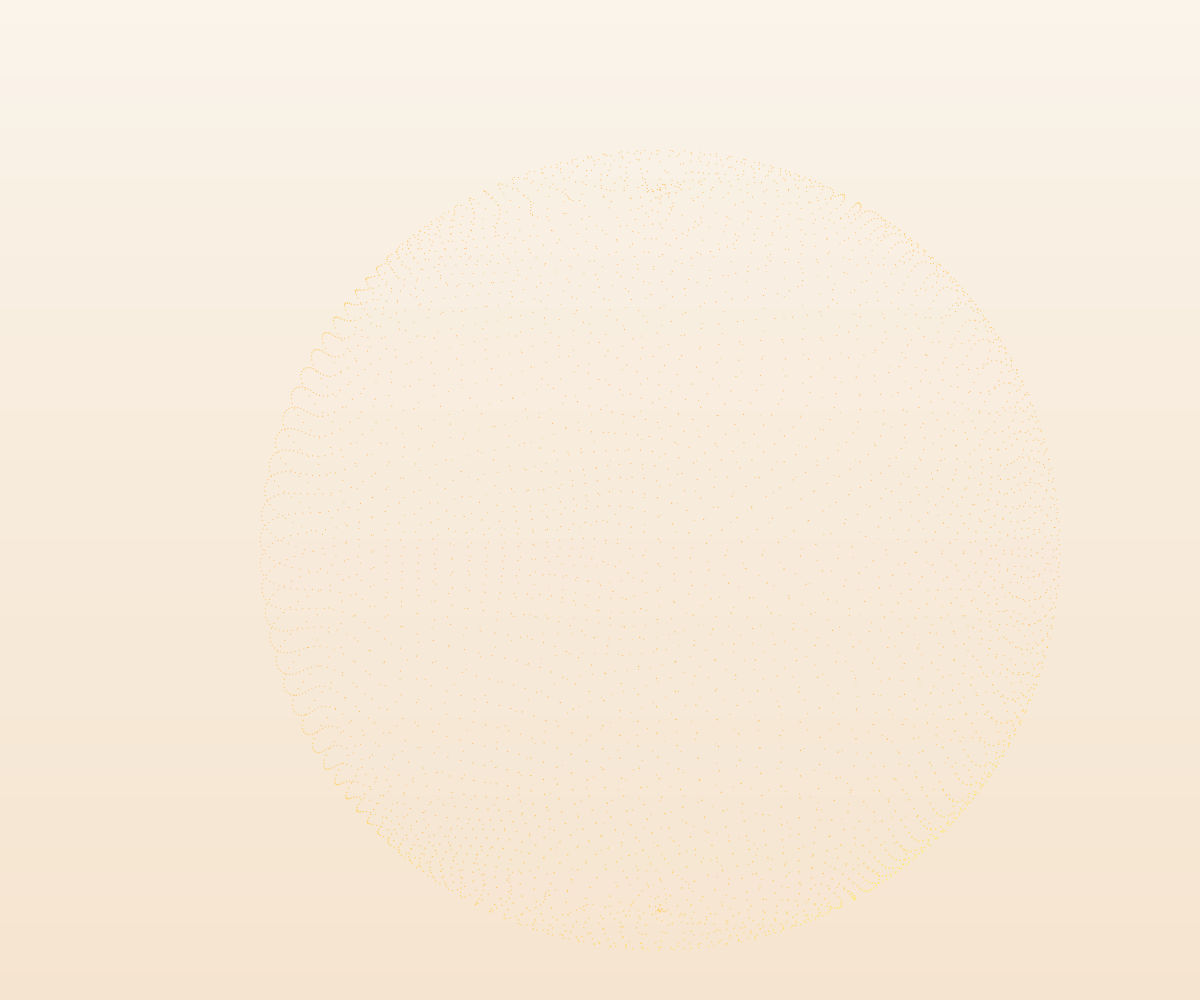
Frame 1 (no input)
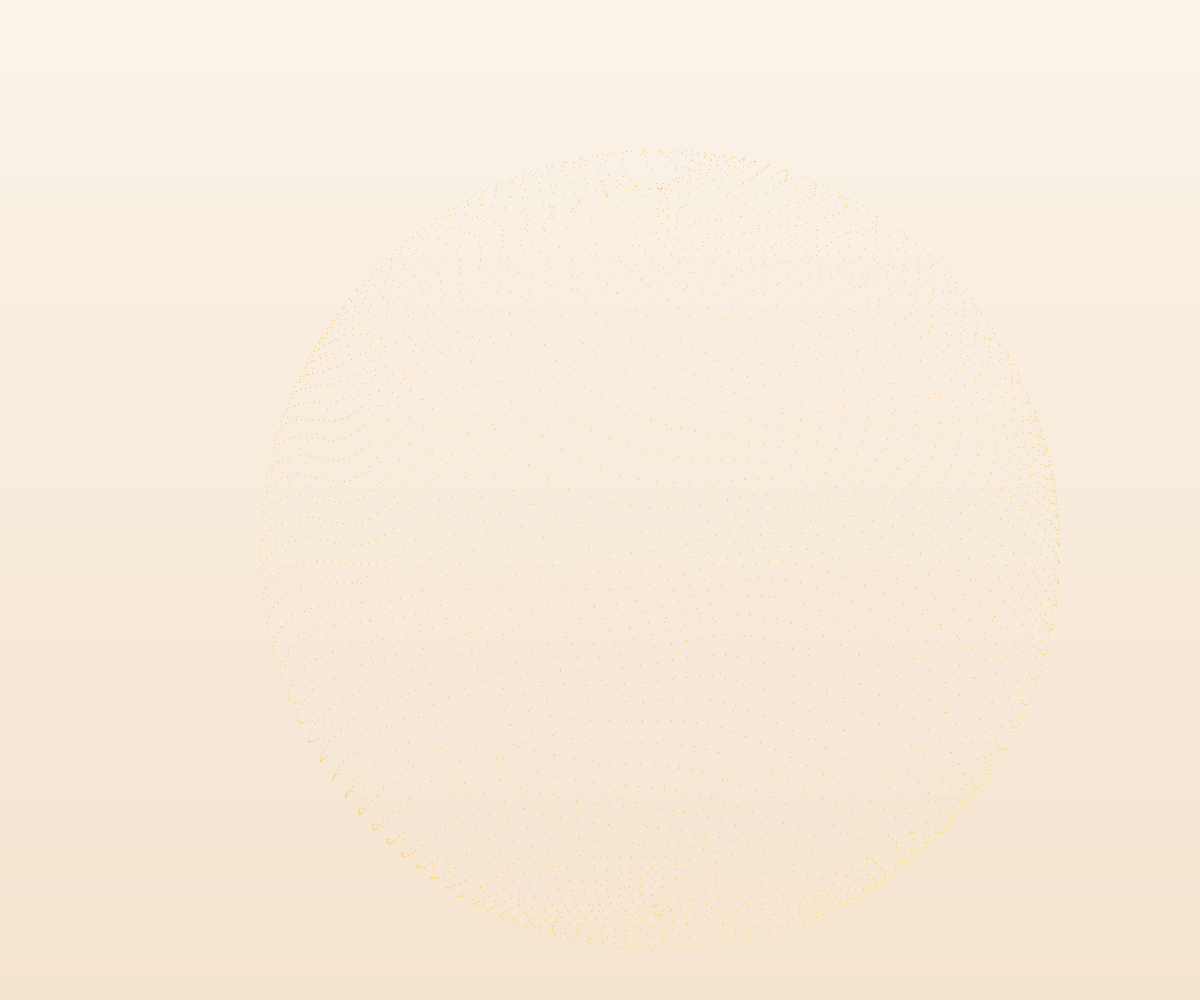
Frame 60 (no input)
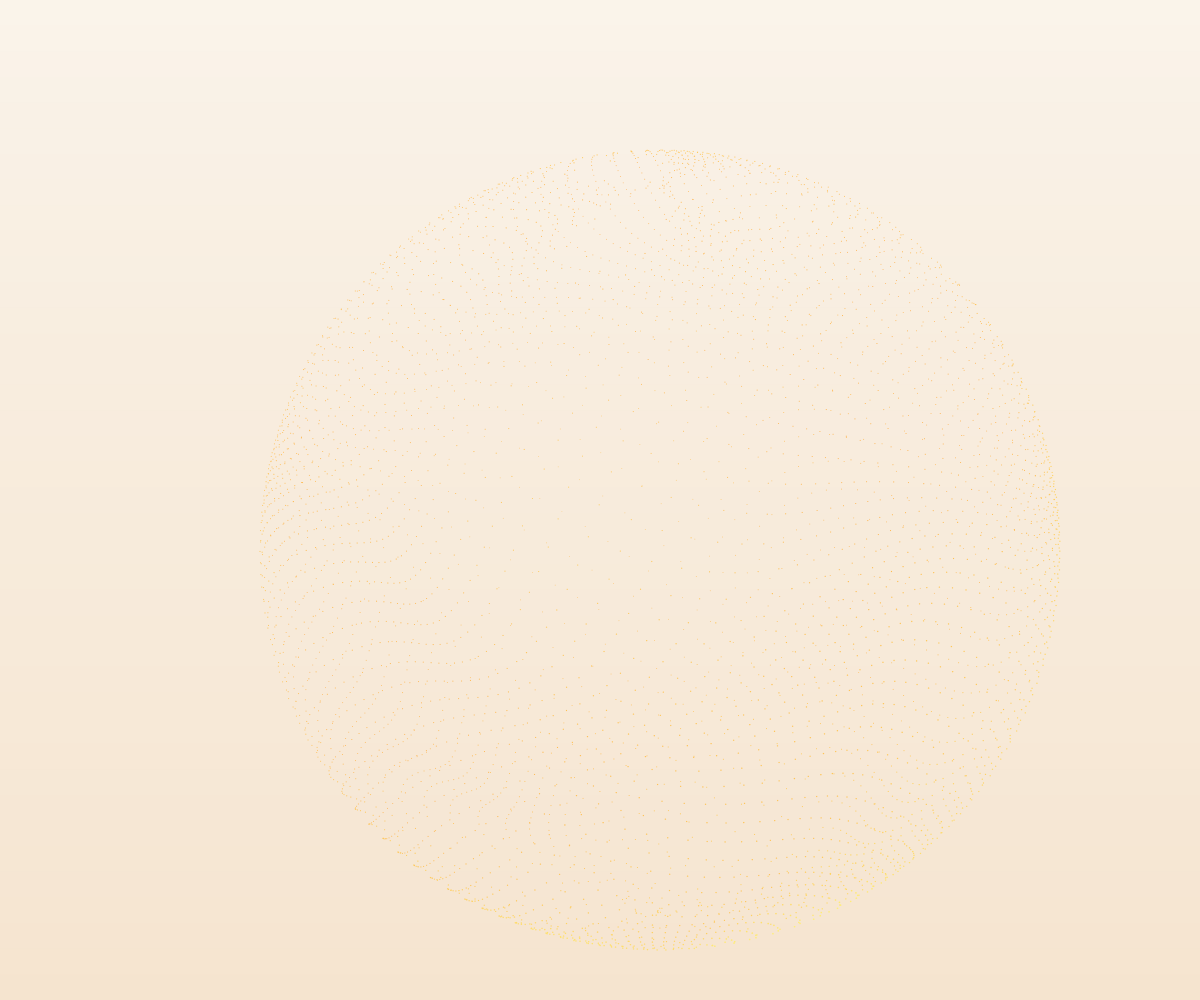
Frame 120 (the mouse pressed at the canvas centre since frame 60)

The p5.js sketch that drew these frames (run headless with seeded random() and noise() and a simulated clock; from frame 60 on, the mouse is pressed at the canvas centre):

// p5.js sketch
// ── sketch.js
// Wave-driven neon halftone sphere + mouse magnet (smooth, distance-based)
// Light background optimized + multi-color neon themes + animated gradient bg

let t = 0;
let points = [];

const DOT_COUNT = 5200;
const BASE_SIZE = 0.7;
const MAX_EXTRA_SIZE = 1.0;

// 기본 위도/경도 저장용 + bulge 상태
let lightDir = { x: 0.35, y: 0.8, z: 0.5 };

// 현재 테마
let currentTheme = "orange"; // "orange" | "blue" | "purple" | "green"

function mapValue(n, a, b, c, d) {
  return c + ((n - a) / (b - a)) * (d - c);
}
function clamp(v, minVal, maxVal) {
  return Math.max(minVal, Math.min(maxVal, v));
}

// 외부(index.html)에서 호출할 수 있게 전역 함수로 등록
window.setNeonTheme = function (theme) {
  currentTheme = theme;
};

function setup() {
  createCanvas(windowWidth, windowHeight);
  noStroke();
  pixelDensity(2);

  // 라이트 벡터 정규화
  let len = Math.sqrt(
    lightDir.x * lightDir.x +
      lightDir.y * lightDir.y +
      lightDir.z * lightDir.z
  ) || 1;
  lightDir.x /= len;
  lightDir.y /= len;
  lightDir.z /= len;

  const goldenAngle = Math.PI * (3 - Math.sqrt(5));
  for (let i = 0; i < DOT_COUNT; i++) {
    let y = 1 - (i / (DOT_COUNT - 1)) * 2;
    let radius = Math.sqrt(1 - y * y);
    let theta = goldenAngle * i;

    let x = Math.cos(theta) * radius;
    let z = Math.sin(theta) * radius;

    points.push({
      baseLat: Math.asin(y),
      baseLon: Math.atan2(z, x),
      bulge: 0,
    });
  }
}

function draw() {
  // 현재 활성 테마
  let theme = currentTheme;
blendMode(BLEND);   // 🔥 필수, 안 하면 구가 눌려서 안 보임

  // 테마별 부드러운 배경 그라디언트
  drawBackgroundGradient(theme);

  let sphereRadius = Math.min(width, height) * 0.4;

  // 구 약간 자동 회전
  let angleY = t * 0.22;
  let angleX = -Math.PI / 7 + Math.sin(t * 0.12) * 0.05;

  let centerX = width * 0.55;
  let centerY = height * 0.55;
  translate(centerX, centerY);

  // 전체 펄스
  let globalPulse = 1.0 + 0.05 * Math.sin(t * 0.9);

  // 마우스 로컬 좌표
  let localMouseX = mouseX - centerX;
  let localMouseY = mouseY - centerY;

  let magnetRadius = sphereRadius * 0.7;

  for (let i = 0; i < points.length; i++) {
    let p = points[i];

    // ---- 1) 파도 변조 ----
    let lat0 = p.baseLat;
    let lon0 = p.baseLon;
    let waveTime = t * 1.0;

    let waveLat =
      0.18 * Math.sin(lon0 * 3.0 + waveTime * 1.2) +
      0.06 * Math.sin(lat0 * 6.0 - waveTime * 1.8);

    let waveLon =
      0.16 * Math.sin(lat0 * 2.4 - waveTime * 1.0) +
      0.05 * Math.sin(lon0 * 5.0 + waveTime * 2.1);

    let lat = lat0 + waveLat;
    let lon = lon0 + waveLon;

    // ---- 2) 위도/경도 → 유닛 벡터 ----
    let yN = Math.sin(lat);
    let rN = Math.cos(lat);
    let xN = rN * Math.cos(lon);
    let zN = rN * Math.sin(lon);

    let nLen = Math.sqrt(xN * xN + yN * yN + zN * zN) || 1;
    let nx = xN / nLen,
      ny = yN / nLen,
      nz = zN / nLen;

    // ---- 3) 기본 반지름 적용 ----
    let x = nx * sphereRadius;
    let y = ny * sphereRadius;
    let z = nz * sphereRadius;

    // ---- 4) 카메라 회전 ----
    let x1 = x * Math.cos(angleY) + z * Math.sin(angleY);
    let z1 = -x * Math.sin(angleY) + z * Math.cos(angleY);

    let y1 = y * Math.cos(angleX) - z1 * Math.sin(angleX);
    let z2 = y * Math.sin(angleX) + z1 * Math.cos(angleX);

    // ---- 5) 마우스 거리 기반 "자석 효과" 계산 ----
    let dx = x1 - localMouseX;
    let dy = y1 - localMouseY;
    let dist2d = Math.sqrt(dx * dx + dy * dy);

    let desiredInfluence = 0.0;
    if (dist2d < magnetRadius) {
      let norm = 1.0 - dist2d / magnetRadius;
      desiredInfluence = Math.pow(norm, 1.5); // 중앙부가 더 강하게
    }

    // "물처럼" 부드럽게 변화하는 bulge 값
    p.bulge += (desiredInfluence - p.bulge) * 0.18;

    // 반지름 확장
    let radiusScale = 1.0 + 0.28 * p.bulge;
    x1 *= radiusScale;
    y1 *= radiusScale;
    z2 *= radiusScale;

    // ---- 6) 깊이값 ----
    let depth = mapValue(
      z2,
      -sphereRadius * 1.4,
      sphereRadius * 1.2,
      0.12,
      1.0
    );
    depth = clamp(depth, 0, 1);

    // ---- 7) 림 계산 ----
    let radial2D = Math.sqrt(x1 * x1 + y1 * y1);
    let rimRaw = mapValue(
      radial2D,
      sphereRadius * 0.93,
      sphereRadius * 1.05,
      0,
      1
    );
    let rim = clamp(rimRaw, 0, 1);
    rim = Math.pow(rim, 2.0);

    // ---- 8) 조명 ----
    let lightDot = Math.max(
      0,
      nx * lightDir.x + ny * lightDir.y + nz * lightDir.z
    );
    let shade = Math.pow(lightDot, 1.4);

    // ---- 9) 파도 기반 밝기 ----
    let waveMag = Math.sqrt(waveLat * waveLat + waveLon * waveLon);
    let waveBright = clamp(waveMag / 0.25, 0, 1);

    // ---- 10) 점 크기 ----
    let dotSize =
      (BASE_SIZE +
        MAX_EXTRA_SIZE * depth * (0.35 + 0.65 * shade)) *
      (1.0 + 0.25 * (waveBright - 0.5)) *
      (1.0 + 0.04 * Math.sin(t * 1.8 + depth * 3.0)) *
      globalPulse *
      (1.0 + rim * 0.35);

    // ---- 11) 테마 기반 색상/알파 계산 ----
    let col = computeThemeColor(
      theme,
      rim,
      shade,
      waveBright,
      p.bulge,
      depth,
      globalPulse
    );

    fill(col.r, col.g, col.b, col.a);
    circle(x1, y1, dotSize);
  }

  t += 0.01;
}

function windowResized() {
  resizeCanvas(windowWidth, windowHeight);
}

// ========================
// 배경 그라디언트 애니메이션
// ========================
function drawBackgroundGradient(theme) {
  let steps = 40;
  for (let i = 0; i < steps; i++) {
    let p = i / (steps - 1);
    let y = p * height;

    // 파도치는 듯한 subtle wobble
    let wobble = 0.06 * Math.sin(t * 0.35 + p * 5.0);
    let mix = clamp(p + wobble, 0, 1);

    let c1, c2;

    if (theme === "orange") {
      c1 = { r: 250, g: 244, b: 235 };
      c2 = { r: 245, g: 227, b: 205 };
    } else if (theme === "blue") {
      c1 = { r: 236, g: 242, b: 252 };
      c2 = { r: 224, g: 233, b: 250 };
    } else if (theme === "purple") {
      c1 = { r: 243, g: 238, b: 252 };
      c2 = { r: 231, g: 222, b: 249 };
    } else if (theme === "green") {
      c1 = { r: 238, g: 248, b: 241 };
      c2 = { r: 222, g: 241, b: 230 };
    } else {
      // fallback
      c1 = { r: 245, g: 245, b: 247 };
      c2 = { r: 240, g: 240, b: 244 };
    }

    let rr = lerp(c1.r, c2.r, mix);
    let gg = lerp(c1.g, c2.g, mix);
    let bb = lerp(c1.b, c2.b, mix);

    noStroke();
    fill(rr, gg, bb);
    rect(0, y, width, height / steps + 2);
  }
}

// ========================
// 테마별 네온 색상/알파 계산
// ========================
function computeThemeColor(
  theme,
  rim,
  shade,
  waveBright,
  bulge,
  depth,
  globalPulse
) {
  let baseR, baseG, baseB;

  if (theme === "orange") {
    // FFA239
    baseR = 255;
    baseG = 162;
    baseB = 57;
  } else if (theme === "blue") {
    baseR = 90;
    baseG = 160;
    baseB = 255;
  } else if (theme === "purple") {
    baseR = 190;
    baseG = 130;
    baseB = 255;
  } else if (theme === "green") {
    baseR = 120;
    baseG = 220;
    baseB = 150;
  } else {
    baseR = 255;
    baseG = 162;
    baseB = 57;
  }

  // 에너지 레벨 (발광 강도)
  let energy =
    0.45 * rim + 0.3 * shade + 0.2 * waveBright + 0.25 * bulge; // 0~대략 1 사이

  let colR = clamp(baseR + 140 * energy, 0, 255);
  let colG = clamp(baseG + 120 * energy, 0, 255);
  let colB = clamp(baseB + 100 * energy, 0, 255);

  // 테마별 알파/글로우 튜닝
  let glowBase, glowRim, glowShade, glowWave, glowBulge, alphaBase, alphaDepth, alphaGlowMul;

  if (theme === "orange") {
    glowBase = 0;
    glowRim = 170;
    glowShade = 90;
    glowWave = 75;
    glowBulge = 70;
    alphaBase = 160;
    alphaDepth = 300;
    alphaGlowMul = 2.5;
  } else if (theme === "blue") {
    glowBase = 0;
    glowRim = 140;
    glowShade = 85;
    glowWave = 70;
    glowBulge = 60;
    alphaBase = 150;
    alphaDepth = 280;
    alphaGlowMul = 2.3;
  } else if (theme === "purple") {
    glowBase = 0;
    glowRim = 150;
    glowShade = 85;
    glowWave = 80;
    glowBulge = 70;
    alphaBase = 155;
    alphaDepth = 290;
    alphaGlowMul = 2.4;
  } else if (theme === "green") {
    glowBase = 0;
    glowRim = 130;
    glowShade = 80;
    glowWave = 70;
    glowBulge = 60;
    alphaBase = 150;
    alphaDepth = 270;
    alphaGlowMul = 2.2;
  } else {
    glowBase = 0;
    glowRim = 160;
    glowShade = 90;
    glowWave = 75;
    glowBulge = 70;
    alphaBase = 160;
    alphaDepth = 300;
    alphaGlowMul = 2.5;
  }

  let glow =
    glowBase +
    glowRim * rim +
    glowShade * shade +
    glowWave * waveBright +
    glowBulge * bulge;

  let alpha =
    (alphaBase + alphaDepth * depth + glow * alphaGlowMul) *
    (1.0 + 0.3 * globalPulse);

  return { r: colR, g: colG, b: colB, a: alpha };
}
